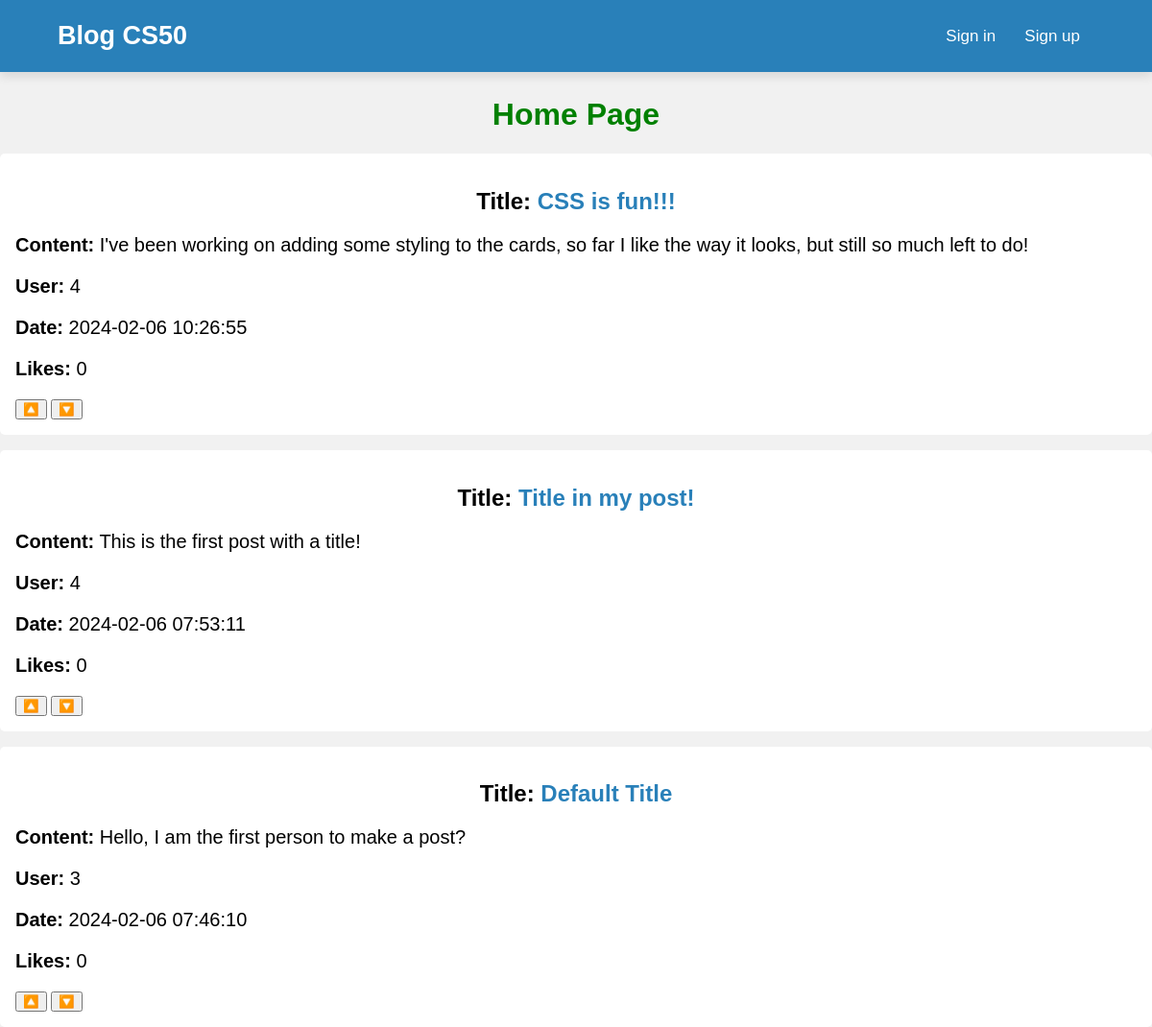
The page / on the database its author committed.
### tables this page shows
CREATE TABLE posts (
    post_id INTEGER PRIMARY KEY AUTOINCREMENT,
    user_id INTEGER NOT NULL,
    title TEXT NOT NULL DEFAULT 'Default Title',
    content TEXT NOT NULL,
    likes INTEGER DEFAULT 0,
    created_at TIMESTAMP DEFAULT CURRENT_TIMESTAMP,
    FOREIGN KEY (user_id) REFERENCES users(id)
);

### app.py (the view)
@app.route("/")
def index():
    data = db.execute("SELECT * FROM posts ORDER BY created_at DESC")
    return render_template("index.html", data=data)

### templates/index.html (shortened to what this page needs)
{% extends "layout.html" %}
{% block main %}
<div class="loginMain">
    <h1>Home Page</h1>
    {% for post in data %}
    <div class="description">
        <h2>Title: <a href="{{ url_for('view_post', post_id=post.post_id) }}">{{ post.title }}</a></h2>
        <p><strong>Content:</strong> {{ post.content }}</p>
        <p><strong>User:</strong> {{ post.user_id }}</p>
        <div>
            <p><strong>Date:</strong> {{ post.created_at }}</p>
            <p><strong>Likes:</strong> {{ post.likes }}</p>
        </div>
        <form action="/like" method="post">
            <button type="submit" name="action" value="like">🔼</button>
            <button type="submit" name="action" value="dislike">🔽</button>
        </form>
    </div>
    {% endfor %}
</div>
{% endblock %}

### templates/layout.html (shortened to what this page needs)
<!DOCTYPE html>
<html lang="en">
<head>
    <link href="/static/styles.css" rel="stylesheet" >
</head>
<nav>
    <div class="navbar">
        <div class="logo">Blog CS50</div>
            {% if session["user_id"] %}
            <ul class="menu">
                <li><a href="/">Home</a></li>
                <li><a href="/post">Make a post</a></li>
                <li><a href="/profile">Profile</a></li>
            </ul>
            {% else %}
            <ul class="menu">
                <li><a href="/login">Sign in</a></li>
                <li><a href="/signup">Sign up</a></li>
            </ul>
            {% endif %}
    </div>
</nav>
<body>
    <h1>Body main goes there</h1>
    <main>
        {% block main %}{% endblock %}
    </main>
</body>
</html>

### static/styles.css (style rules this page uses)
h1 { color: green; }
body { background-color: #f1f1f1; display: flex; flex-direction: column; font-size: 1rem; justify-content: center; font-family: Poppins, sans-serif; margin: 0; padding: 0; box-sizing: border-box; }
nav { position: fixed; left: 0; top: 0; width: 100%; height: 75px; background-color: #2980b9; box-shadow: 0 5px 10px rgba(0, 0, 0, 0.1); }
nav .navbar { display: flex; align-items: center; justify-content: space-between; height: 100%; max-width: 90%; background: #2980b9; margin: auto; }
nav .navbar .logo { color: #fff; font-size: 27px; font-weight: 600; }
.menu { display: flex; }
.menu li { list-style: none; margin: 0 15px; }
.menu li a { color: #fff; font-size: 17px; font-weight: 500; text-decoration: none; }
.loginMain { width: 100%; height: 80vh; position: relative; }
.loginMain h1, h2, h3 { text-align: center; }
.description { padding: 1rem; margin: 1rem auto; box-shadow: 0 3px 7px -1px(#000, .1); background-color: #fff; border-radius: 5px; max-width: 1200px; }
.description a { color: #2980b9; text-decoration: none; }
.description p { font-size: 20px; }

### rows shown on the page
posts: title "CSS is fun!!!", content "I've been working on adding some styling to the cards, so far I like the way it looks, but still so much left to do!", user_id "4", created_at "2024-02-06 10:26:55", likes "0"
posts: title "Title in my post!", content "This is the first post with a title!", user_id "4", created_at "2024-02-06 07:53:11", likes "0"
posts: title "Default Title", content "Hello, I am the first person to make a post?", user_id "3", created_at "2024-02-06 07:46:10", likes "0"
